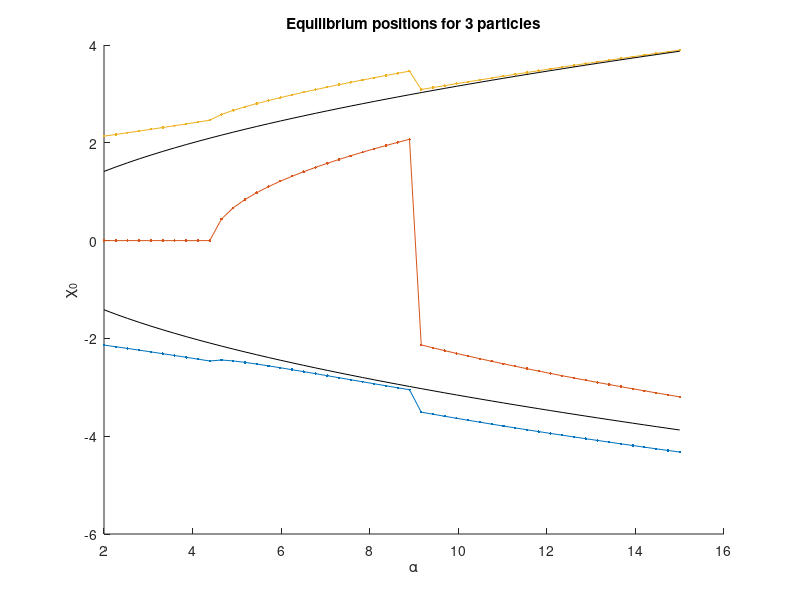

This figure's MATLAB source: (Note: this script raises an error after producing the figure.)
clc
clear all

disp('3 particle tunneling splitting calculation.')
tic
% 3 particle Equilibrium positions

Na      = 50;
alpha   = linspace(2, 15, Na);
eta     = 20;
Eq_Pos  = [];
Beta    = 0.1;

Eq_pos_3 = [];

for i = 1:Na
    a = alpha(i);
    Potential = @(x) 0.25 * (x(1)^2 - a)^2 + 0.25 * (x(2)^2 - a)^2 + 0.25 * (x(3)^2 - a)^2 + eta/abs(x(1) - x(2)) + eta/abs(x(1) - x(3)) + eta/abs(x(2) - x(3));
    % options = optimset('Display','iter','PlotFcns',@optimplotfval, 'TolFun', 1e-8, 'TolX', 1e-8);
   options = optimset('TolFun', 1e-12, 'TolX', 1e-12, 'MaxFunEvals', 10^6, 'MaxIter', 10^6);
    x_start = [-sqrt(a)-1 -sqrt(a)+1 sqrt(a)];
    [x0, fval0] = fminsearch(Potential, x_start, options);
    Eq_pos_3(i, :) = x0;
    FuncVal(i) = fval0;
end

disp('Done with 3 particles')

figure(1)
clf(figure(1))
hold on
title('Equilibrium positions for 3 particles')
xlabel('\alpha')
ylabel('\chi_0')
plot(alpha, Eq_pos_3(:, 1), '.-', 'DisplayName', '1st particle')
plot(alpha, Eq_pos_3(:, 2), '.-', 'DisplayName', '2nd particle')
plot(alpha, Eq_pos_3(:, 3), '.-', 'DisplayName', '3rd particle')
plot(alpha, sqrt(alpha), 'k')
plot(alpha, -sqrt(alpha), 'k')
yline(0)
legend
hold off


figure(2)
clf(figure(2))
hold on
title('Value of the minima of the function')
xlabel('\alpha')
ylabel('Fvals')
plot(alpha, FuncVal,                  'DisplayName', 'Function value')
% plot(alpha, (Eq_pos - sqrt(alpha)))
set(gca, 'Yscale', 'log')
yline(min(FuncVal))
hold off

%%
Nx1 = 40;
Nx2 = 90;
Nx3 = 40;
Nx1 * Nx2 * Nx3

XMin1    = -6;
XMax1    = 0;

XMin2    = -5;
XMax2    = 5;

XMin3    = 0;
XMax3    = 6;

x1 = linspace(XMin1, XMax1, Nx1);
x2 = linspace(XMin2, XMax2, Nx2);
x3 = linspace(XMin3, XMax3, Nx3);
dx1 = x1(2) - x1(1);
dx2 = x2(2) - x2(1);
dx3 = x3(2) - x3(1);

K1 = -1/(2 * dx1^2);
K2 = -1/(2 * dx2^2);
K3 = -1/(2 * dx3^2);

for i = 1:Nx1
    if i == 1
        KineticMtx1(i, i)        = -2 * K1;
    else
        KineticMtx1(i - 1, i)    = 1 * K1;
        KineticMtx1(i, i - 1)    = 1 * K1;
    end
end

for i = 1:Nx2
    if i == 1
        KineticMtx2(i, i)        = -2 * K2;
    else
        KineticMtx2(i - 1, i)    = 1 * K2;
        KineticMtx2(i, i - 1)    = 1 * K2;
    end
end

for i = 1:Nx3
    if i == 1
        KineticMtx3(i, i)        = -2 * K3;
    else
        KineticMtx3(i - 1, i)    = 1 * K3;
        KineticMtx3(i, i - 1)    = 1 * K3;
    end
end
KineticMtx1 = sparse(KineticMtx1);
KineticMtx2 = sparse(KineticMtx2);
KineticMtx3 = sparse(KineticMtx3);

K1      = kron(kron(KineticMtx1, speye(Nx2)), speye(Nx3));
K2      = kron(speye(Nx1), kron(KineticMtx2, speye(Nx3)));
K3      = kron(speye(Nx1), kron(speye(Nx2), KineticMtx3));
KineticMtx = K1 + K2 + K3;

for i = 1:length(alpha)
    PotentialMtx1 = sparse(zeros(Nx1));
    PotentialMtx2 = sparse(zeros(Nx2));
    PotentialMtx3 = sparse(zeros(Nx3));
    
    U1 = 0.25 * (x1.^2 - alpha(i)).^2;
    U2 = 0.25 * (x2.^2 - alpha(i)).^2;
    U3 = 0.25 * (x3.^2 - alpha(i)).^2;
    PotentialMtx1 = sparse(diag(U1));
    PotentialMtx2 = sparse(diag(U2));
    PotentialMtx3 = sparse(diag(U3));
    
    U1 = kron(kron(PotentialMtx1, speye(Nx2)), speye(Nx3));
    U2 = kron(speye(Nx1), kron(PotentialMtx2, speye(Nx3)));
    U3 = kron(kron(speye(Nx1), speye(Nx2)), PotentialMtx3);
    PotentialMtx = U1 + U2 + U3;
    
    Hamiltonian = KineticMtx + PotentialMtx;
    
    X_matrix1    = sparse(diag(x1));
    X_matrix2    = sparse(diag(x2));
    X_matrix3    = sparse(diag(x3));
    X1          = kron(X_matrix1, kron(speye(Nx2), speye(Nx3)));
    X2          = kron(speye(Nx1), kron(X_matrix2, speye(Nx3)));
    X3          = kron(kron(speye(Nx1), speye(Nx2)), X_matrix3);
    
    X12 = diag(X1) - diag(X2);
    X13 = diag(X1) - diag(X3);
    X23 = diag(X2) - diag(X3);

    InteractionMtx = eta ./ sqrt(X12.^2 + Beta^2) + eta ./ sqrt(X13.^2 + Beta^2) + eta ./ sqrt(X23.^2 + Beta^2);
    InteractionMtx = sparse(1:(Nx1 * Nx2 * Nx3), 1:(Nx1 * Nx2 * Nx3), InteractionMtx);
    
    Hamiltonian = Hamiltonian + InteractionMtx;
    
    Hamiltonian = (Hamiltonian + Hamiltonian') * 0.5;
    
    Temp_Proj = zeros((Nx1 * Nx2 * Nx3), 3);
    
    k = 1;
    for j = 1:(Nx1 * Nx2 * Nx3)
        if (X12(j) < -eps) && (X23(j) < -eps)
            Temp_Proj(k, :) = [k, j, 1];
            k = k + 1;
        end
    end

    Temp_Proj = Temp_Proj(1:(k-1), :);
    Projector = sparse(Temp_Proj(:, 1), Temp_Proj(:, 2), Temp_Proj(:, 3), k - 1, (Nx1 * Nx2 * Nx3));

    Hamiltonian = Projector * Hamiltonian * Projector';

    [Psi, E]    = eigs(Hamiltonian, 2, 'sa');
    Spectrum    = diag(E);
    dE(i)       = Spectrum(2) - Spectrum(1);
end
%%
toc
figure(3)
clf(figure(3))
hold on
plot(alpha, dE)
set(gca, 'Yscale', 'log')
hold off

data.alpha = alpha;
data.EnergySplitting = dE;
data.Particle1space = x1;
data.Particle2space = x2;
data.Particle3space = x3;

name = ['EDSplitting_3_particles_restricted_Nx1_' num2str(Nx1) '_Nx2_' num2str(Nx2) '_Nx3_' num2str(Nx3) '_beta_' '0_1'];
save(name, 'data');



